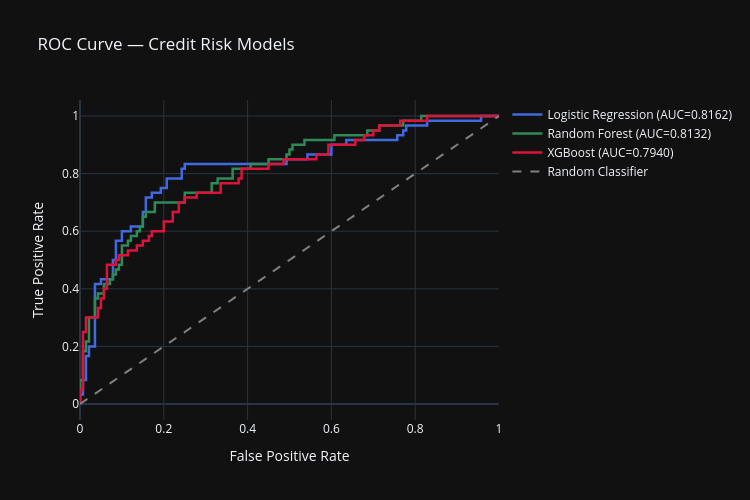

Notebook code for this chart:
### Code cell
# Cell 7 — ROC Curve Comparison
fig = go.Figure()

colors = {'Logistic Regression': 'royalblue',
          'Random Forest': 'seagreen',
          'XGBoost': 'crimson'}

for name, vals in results.items():
    fpr, tpr, _ = roc_curve(y_test, vals['proba'])
    fig.add_trace(go.Scatter(
        x=fpr, y=tpr,
        mode='lines',
        name=f"{name} (AUC={vals['auc']:.4f})",
        line=dict(color=colors[name], width=2.5)
    ))

fig.add_trace(go.Scatter(
    x=[0,1], y=[0,1],
    mode='lines',
    line=dict(color='gray', dash='dash'),
    name='Random Classifier'
))

fig.update_layout(
    title='ROC Curve — Credit Risk Models',
    xaxis_title='False Positive Rate',
    yaxis_title='True Positive Rate',
    template='plotly_dark',
    width=750, height=500
)
fig.show()
